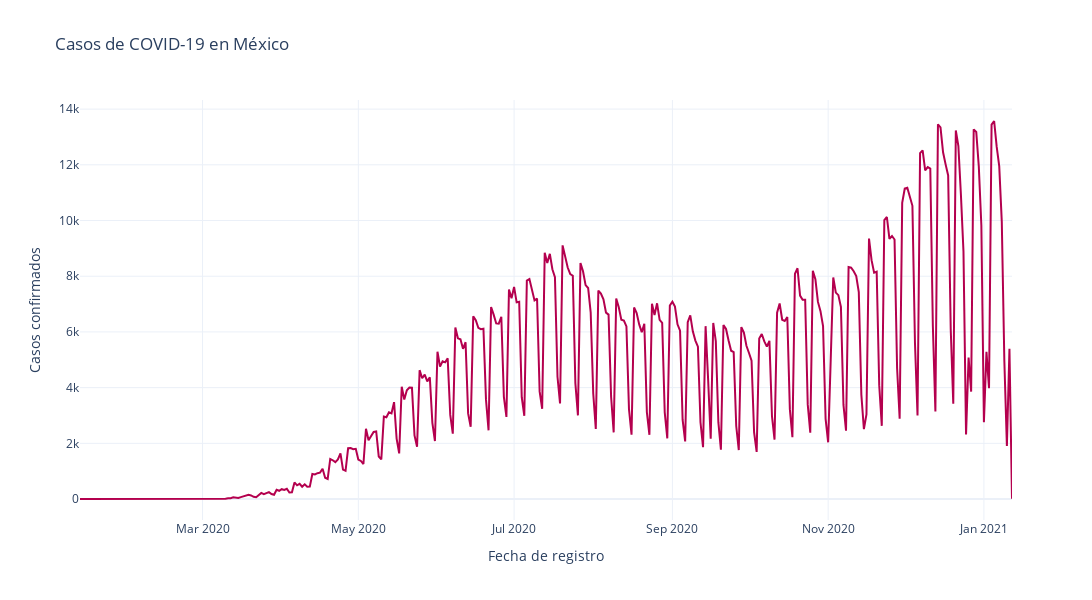
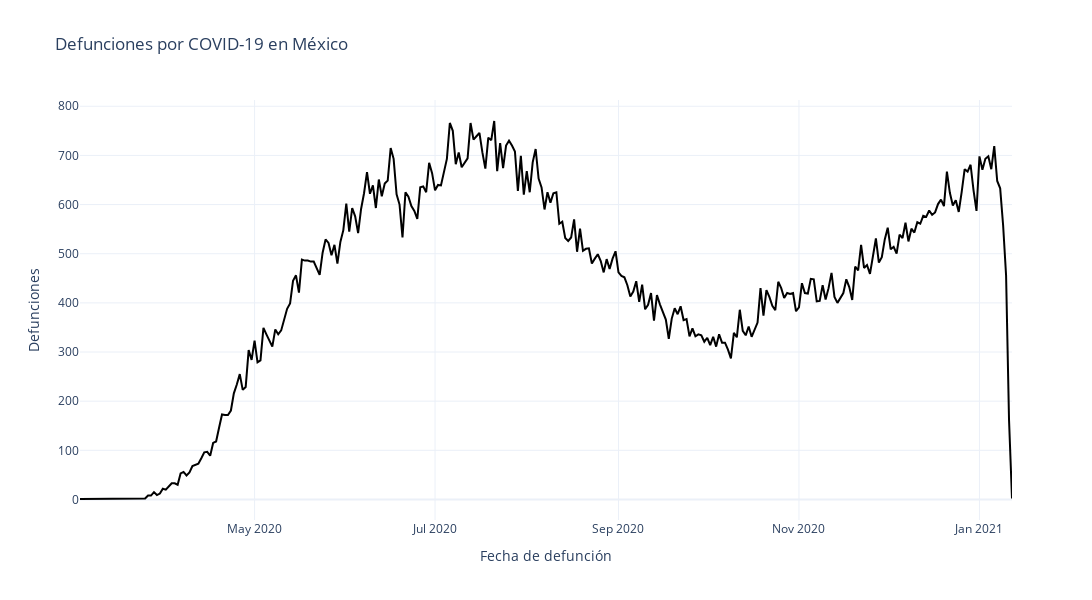

Notebook code cell kept with these figures, in order:
### Code cell
# Ploting each line in different figures ...
def plotCases(abscisa, ordenada, x_title, y_title, g_title, paint ):
    fig_1 = px.line( x = abscisa, y = ordenada, title = g_title, width = 1500, height = 600) # labels parameter can be added with a dict

    fig_1.update_traces(marker = dict(color = paint), line = dict(color = paint, width = 2))
    fig_1.update_xaxes(showgrid = True, title = x_title)
    fig_1.update_yaxes(showgrid = True, title = y_title)
    fig_1.show()
    
plotCases(confirmados_por_fecha["fecha_ingreso"], confirmados_por_fecha["confirmados"], 
        "Fecha de registro", "Casos confirmados", "Casos de COVID-19 en México","#b4004e")
plotCases(defunciones_por_fecha["fecha_defuncion"], defunciones_por_fecha["defunciones"], 
        "Fecha de defunción", "Defunciones", "Defunciones por COVID-19 en México" , "black")
# plotCases(sospechosos_por_fecha["fecha_sintomas"],sospechosos_por_fecha["sospechosos"], 
#         "Fecha del inicio de sintomas", "Casos sospechosos", "Casos sospechosos de COVID-19 en México", "#c67c00")

### Figure 1 — Plotly figure (JSON) as saved in the notebook; plotly's stock layout.template omitted (floating-point values rounded to 4 significant figures; data arrays with more than 128 entries replaced by an {"elided": "..."} marker saying what was removed)
{"data": [{"hovertemplate": "x=%{x}<br>y=%{y}<extra></extra>", "legendgroup": "", "line": {"color": "#b4004e", "dash": "solid", "width": 2}, "marker": {"color": "#b4004e"}, "mode": "lines", "name": "", "orientation": "v", "showlegend": false, "type": "scatter", "x": {"elided": "325 str values"}, "xaxis": "x", "y": {"elided": "325 int values"}, "yaxis": "y"}], "layout": {"height": 600, "legend": {"tracegroupgap": 0}, "title": {"text": "Casos de COVID-19 en México"}, "width": 1500, "xaxis": {"anchor": "y", "domain": [0, 1], "showgrid": true, "title": {"text": "Fecha de registro"}}, "yaxis": {"anchor": "x", "domain": [0, 1], "showgrid": true, "title": {"text": "Casos confirmados"}}}}

### Figure 2 — Plotly figure (JSON) as saved in the notebook; plotly's stock layout.template omitted (floating-point values rounded to 4 significant figures; data arrays with more than 128 entries replaced by an {"elided": "..."} marker saying what was removed)
{"data": [{"hovertemplate": "x=%{x}<br>y=%{y}<extra></extra>", "legendgroup": "", "line": {"color": "black", "dash": "solid", "width": 2}, "marker": {"color": "black"}, "mode": "lines", "name": "", "orientation": "v", "showlegend": false, "type": "scatter", "x": {"elided": "302 str values"}, "xaxis": "x", "y": {"elided": "302 int values"}, "yaxis": "y"}], "layout": {"height": 600, "legend": {"tracegroupgap": 0}, "title": {"text": "Defunciones por COVID-19 en México"}, "width": 1500, "xaxis": {"anchor": "y", "domain": [0, 1], "showgrid": true, "title": {"text": "Fecha de defunción"}}, "yaxis": {"anchor": "x", "domain": [0, 1], "showgrid": true, "title": {"text": "Defunciones"}}}}
